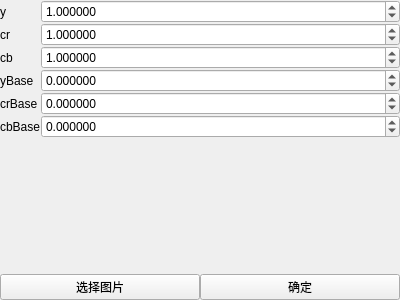
<?xml version="1.0" encoding="UTF-8"?>
<ui version="4.0">
 <class>ControlItem</class>
 <widget class="QWidget" name="ControlItem">
  <property name="geometry">
   <rect>
    <x>0</x>
    <y>0</y>
    <width>400</width>
    <height>300</height>
   </rect>
  </property>
  <property name="windowTitle">
   <string>Form</string>
  </property>
  <layout class="QVBoxLayout" name="verticalLayout">
   <property name="spacing">
    <number>0</number>
   </property>
   <property name="leftMargin">
    <number>0</number>
   </property>
   <property name="topMargin">
    <number>0</number>
   </property>
   <property name="rightMargin">
    <number>0</number>
   </property>
   <property name="bottomMargin">
    <number>0</number>
   </property>
   <item>
    <layout class="QFormLayout" name="formLayout">
     <property name="horizontalSpacing">
      <number>0</number>
     </property>
     <property name="verticalSpacing">
      <number>0</number>
     </property>
     <item row="0" column="0">
      <widget class="QLabel" name="yLabel">
       <property name="text">
        <string>y</string>
       </property>
      </widget>
     </item>
     <item row="0" column="1">
      <widget class="QDoubleSpinBox" name="yDoubleSpinBox">
       <property name="decimals">
        <number>6</number>
       </property>
       <property name="minimum">
        <double>-255.000000000000000</double>
       </property>
       <property name="maximum">
        <double>255.000000000000000</double>
       </property>
       <property name="singleStep">
        <double>0.050000000000000</double>
       </property>
       <property name="value">
        <double>1.000000000000000</double>
       </property>
      </widget>
     </item>
     <item row="1" column="0">
      <widget class="QLabel" name="crLabel">
       <property name="text">
        <string>cr</string>
       </property>
      </widget>
     </item>
     <item row="1" column="1">
      <widget class="QDoubleSpinBox" name="crDoubleSpinBox">
       <property name="decimals">
        <number>6</number>
       </property>
       <property name="minimum">
        <double>-255.000000000000000</double>
       </property>
       <property name="maximum">
        <double>255.000000000000000</double>
       </property>
       <property name="singleStep">
        <double>0.050000000000000</double>
       </property>
       <property name="value">
        <double>1.000000000000000</double>
       </property>
      </widget>
     </item>
     <item row="2" column="0">
      <widget class="QLabel" name="cbLabel">
       <property name="text">
        <string>cb</string>
       </property>
      </widget>
     </item>
     <item row="2" column="1">
      <widget class="QDoubleSpinBox" name="cbDoubleSpinBox">
       <property name="decimals">
        <number>6</number>
       </property>
       <property name="minimum">
        <double>-255.000000000000000</double>
       </property>
       <property name="maximum">
        <double>255.000000000000000</double>
       </property>
       <property name="singleStep">
        <double>0.050000000000000</double>
       </property>
       <property name="value">
        <double>1.000000000000000</double>
       </property>
      </widget>
     </item>
     <item row="3" column="0">
      <widget class="QLabel" name="yBaseLabel">
       <property name="text">
        <string>yBase</string>
       </property>
      </widget>
     </item>
     <item row="3" column="1">
      <widget class="QDoubleSpinBox" name="yBaseDoubleSpinBox">
       <property name="decimals">
        <number>6</number>
       </property>
       <property name="minimum">
        <double>-255.000000000000000</double>
       </property>
       <property name="maximum">
        <double>255.000000000000000</double>
       </property>
       <property name="singleStep">
        <double>0.050000000000000</double>
       </property>
       <property name="value">
        <double>0.000000000000000</double>
       </property>
      </widget>
     </item>
     <item row="4" column="0">
      <widget class="QLabel" name="crBaseLabel">
       <property name="text">
        <string>crBase</string>
       </property>
      </widget>
     </item>
     <item row="4" column="1">
      <widget class="QDoubleSpinBox" name="crBaseDoubleSpinBox">
       <property name="decimals">
        <number>6</number>
       </property>
       <property name="minimum">
        <double>-255.000000000000000</double>
       </property>
       <property name="maximum">
        <double>255.000000000000000</double>
       </property>
       <property name="singleStep">
        <double>0.050000000000000</double>
       </property>
       <property name="value">
        <double>0.000000000000000</double>
       </property>
      </widget>
     </item>
     <item row="5" column="0">
      <widget class="QLabel" name="cbBaseLabel">
       <property name="text">
        <string>cbBase</string>
       </property>
      </widget>
     </item>
     <item row="5" column="1">
      <widget class="QDoubleSpinBox" name="cbBaseDoubleSpinBox">
       <property name="decimals">
        <number>6</number>
       </property>
       <property name="minimum">
        <double>-255.000000000000000</double>
       </property>
       <property name="maximum">
        <double>255.000000000000000</double>
       </property>
       <property name="singleStep">
        <double>0.050000000000000</double>
       </property>
       <property name="value">
        <double>0.000000000000000</double>
       </property>
      </widget>
     </item>
    </layout>
   </item>
   <item>
    <layout class="QHBoxLayout" name="horizontalLayout">
     <property name="spacing">
      <number>0</number>
     </property>
     <item>
      <widget class="QPushButton" name="select_image_button">
       <property name="text">
        <string>选择图片</string>
       </property>
      </widget>
     </item>
     <item>
      <widget class="QPushButton" name="do_button">
       <property name="text">
        <string>确定</string>
       </property>
      </widget>
     </item>
    </layout>
   </item>
  </layout>
 </widget>
 <resources/>
 <connections>
  <connection>
   <sender>yDoubleSpinBox</sender>
   <signal>editingFinished()</signal>
   <receiver>do_button</receiver>
   <slot>click()</slot>
   <hints>
    <hint type="sourcelabel">
     <x>108</x>
     <y>8</y>
    </hint>
    <hint type="destinationlabel">
     <x>245</x>
     <y>226</y>
    </hint>
   </hints>
  </connection>
  <connection>
   <sender>crDoubleSpinBox</sender>
   <signal>editingFinished()</signal>
   <receiver>do_button</receiver>
   <slot>click()</slot>
   <hints>
    <hint type="sourcelabel">
     <x>172</x>
     <y>40</y>
    </hint>
    <hint type="destinationlabel">
     <x>279</x>
     <y>222</y>
    </hint>
   </hints>
  </connection>
  <connection>
   <sender>cbDoubleSpinBox</sender>
   <signal>editingFinished()</signal>
   <receiver>do_button</receiver>
   <slot>click()</slot>
   <hints>
    <hint type="sourcelabel">
     <x>67</x>
     <y>54</y>
    </hint>
    <hint type="destinationlabel">
     <x>296</x>
     <y>219</y>
    </hint>
   </hints>
  </connection>
  <connection>
   <sender>yBaseDoubleSpinBox</sender>
   <signal>editingFinished()</signal>
   <receiver>do_button</receiver>
   <slot>click()</slot>
   <hints>
    <hint type="sourcelabel">
     <x>61</x>
     <y>74</y>
    </hint>
    <hint type="destinationlabel">
     <x>325</x>
     <y>219</y>
    </hint>
   </hints>
  </connection>
  <connection>
   <sender>crBaseDoubleSpinBox</sender>
   <signal>editingFinished()</signal>
   <receiver>do_button</receiver>
   <slot>click()</slot>
   <hints>
    <hint type="sourcelabel">
     <x>201</x>
     <y>92</y>
    </hint>
    <hint type="destinationlabel">
     <x>284</x>
     <y>225</y>
    </hint>
   </hints>
  </connection>
  <connection>
   <sender>cbBaseDoubleSpinBox</sender>
   <signal>editingFinished()</signal>
   <receiver>do_button</receiver>
   <slot>click()</slot>
   <hints>
    <hint type="sourcelabel">
     <x>224</x>
     <y>112</y>
    </hint>
    <hint type="destinationlabel">
     <x>272</x>
     <y>231</y>
    </hint>
   </hints>
  </connection>
 </connections>
</ui>
